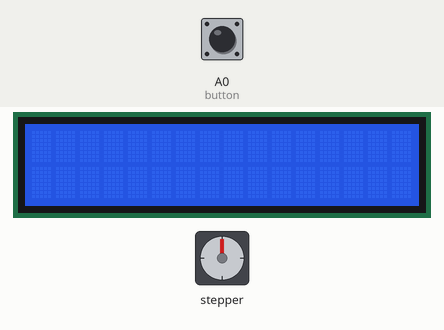
A sketch run on a simulated Arduino Uno, built with avr-gcc and run on an emulated ATmega328P. Parts: stepper motor, 16×2 character LCD. Wiring (inferred from the names in the program): stepper motor (2048 steps per turn assumed): coils pin 9, pin 10, pin 11, pin 12. The test bench sets the inputs (shaded band); at power-on: A0 (button) LOW.

Above: at 1.2 s.
1.3 s: A0 (button) pulled HIGH for 0.15 s
At 1.87 s:
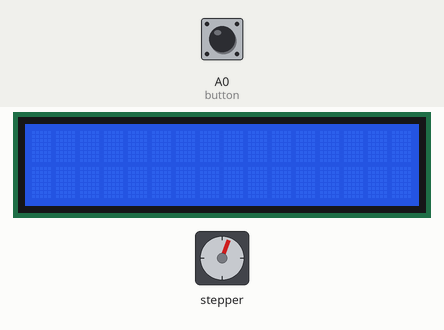
2.0 s: A0 (button) pulled HIGH for 1 s
7.5 s: A0 (button) pulsed HIGH 2 times (0.12 s each, 0.3 s apart)
At 9.9 s:
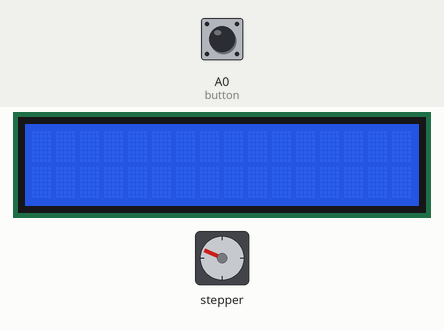
10.3 s: A0 (button) pulled HIGH for 0.15 s
At 10.85 s:
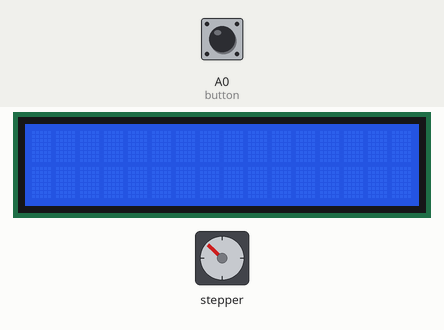
Timing chart, 0 to 12.0 s (numbered marks = the images above; inputs shaded):
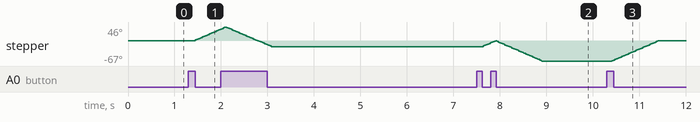

Measured:
- after the input at 1.3 s, stepper: turns 39° clockwise in 0.57 s, starting after 0.12 s
- after the input at 7.5 s, stepper: turns 20° clockwise in 0.30 s, then 67° counter-clockwise in 0.97 s
- after the input at 10.3 s, stepper: turns 67° clockwise in 0.99 s, starting after 0.11 s

The sketch:

Button_Screen_Motor.ino
```cpp
#include <LiquidCrystal.h>

const int rs = 2, en = 3, d4 = 4, d5 = 5, d6 = 6, d7 = 7;
LiquidCrystal lcd(rs, en, d4, d5, d6, d7);

String text;
String songString = "";
String artistString = "";

String song = "";
String artist = "";
String strArr[16];


//Motor Push Button Components Pin Declaration
const int m1 = 9, m2 = 10, m3 = 11, m4 = 12;
const int button = A0;
int step_number = 0;
int buttonState;
int lastPress = LOW;
int ledState = HIGH;
unsigned long lastDebounceTime = 0;
unsigned long debounceDelay = 100;
bool spinOfMotorDirection = false; //false for counter clockwise, true for clockwise
const int MotorSpinTime = 1000;
unsigned long previousMillis = 0;
unsigned long activeMotorTime = 0;
bool wasButtonPressed = false;

void setup() {
  // put your setup code here, to run once:
  Serial.begin(9600);
  //Serial.println("Serial Comms is ready to receive");
  //setting up screening and input output for the motors
  Serial.setTimeout(1);
  lcd.begin(16, 2);
  lcd.clear();

  pinMode(m1, OUTPUT);
  pinMode(m2, OUTPUT);
  pinMode(m3, OUTPUT);
  pinMode(m4, OUTPUT);
  pinMode(button, INPUT);
}

void loop() {
  //constantly updating display if it detects the lcd
  displayLCD();
  //checking for button press constantly
  bool wasPressed = listenForButton();
  //if button was pressed we rotoate our motors for a set abmount of time
  if (wasPressed) {
    if ((millis() - activeMotorTime) < MotorSpinTime) {
      actuateMotor(spinOfMotorDirection);
      delay(2);
    }
    //if the motor acttive threshold time is up, we stop rotating the motors
    if (millis() - activeMotorTime >= MotorSpinTime) {
      stopMotor();
    }
  }
}

//displayLcd function will read a serial input and update the display accordingly
void displayLCD() {
  String song = "";
  String artist = "";
  String strArr[16];
  String receivedCharToString = "";
  //received the input and storeed in a char that will later be converted to a string
  if (Serial.available()) {
    while (Serial.available()) {
      delay(2);
      char receivedChar = Serial.read();
      receivedCharToString += receivedChar;
    }
  }

  int stringStart = 0;
  int arrayIndex = 0;
  //Parsing the string by "," to seperate between song name and artist name
  //this method was derived from a online tutorial that is linked at the bottom
  for (int i = 0; i  < receivedCharToString.length(); i++) {
    if (receivedCharToString.charAt(i) == ',') {
      strArr[arrayIndex] = "";
      strArr[arrayIndex] = receivedCharToString.substring(stringStart, i);
      stringStart = (i + 1);
      arrayIndex++;
    }
    song = strArr[0];
    artist = strArr[1];
    //updating the string accordlingly to the display
    lcd.clear();
    lcd.setCursor(0, 0);
    lcd.print(song);
    lcd.setCursor(0, 1);
    lcd.print(artist);
    //Serial.print(receivedCharToString);


  }
  Serial.print(receivedCharToString);
  //Serial.println(song);
  //Serial.println(artist);
  //Serial.println("in display");
}

//listen for button press we use a debouncing that originated with one of the arduino example code
boolean listenForButton() {
  int listening = digitalRead(button);
  if (listening != lastPress) {
    lastDebounceTime = millis();
  }
  if ((millis() - lastDebounceTime) > debounceDelay) {
    if (listening != buttonState) {
      buttonState = listening;
      if (buttonState == HIGH) {
        spinOfMotorDirection = !spinOfMotorDirection;
        //we store the currentt time for the motor to know how long to spin for
        activeMotorTime = millis();
        wasButtonPressed = true;

      }
    }
  }
  //else{
  ///wasButtonPressed = false;
  //}
  lastPress = listening;
  //Serial.println(ledState);
  return (wasButtonPressed);
}

//stopMotor will stop the motor operations after it reachs the spin time threshold
void stopMotor() {
  digitalWrite(m1, LOW);
  digitalWrite(m2, LOW);
  digitalWrite(m3, LOW);
  digitalWrite(m4, LOW);
}

//actuate motor will spin the stepper motor and requires an input for the direction
// direction input is boolean and rotates clockwise for true and counterclockwise for false
//this method was derived from a youtube video that is linked at the bottom of the code
//the arduino stepper motor library is not compatible with the BYJ stepper motor
void actuateMotor(bool rotateDirection) {
  //Serial.println("moving motor");
  //clockwise roation
  if (rotateDirection) {
    switch (step_number) {
      case 0:
        digitalWrite(m1, HIGH);
        digitalWrite(m2, LOW);
        digitalWrite(m3, LOW);
        digitalWrite(m4, LOW);
        break;
      case 1:
        digitalWrite(m1, LOW);
        digitalWrite(m2, HIGH);
        digitalWrite(m3, LOW);
        digitalWrite(m4, LOW);
        break;
      case 2:
        digitalWrite(m1, LOW);
        digitalWrite(m2, LOW);
        digitalWrite(m3, HIGH);
        digitalWrite(m4, LOW);
        break;
      case 3:
        digitalWrite(m1, LOW);
        digitalWrite(m2, LOW);
        digitalWrite(m3, LOW);
        digitalWrite(m4, HIGH);
        break;
    }
  }
  //counterclockwise rotation
  else {
    switch (step_number) {
      case 0:
        digitalWrite(m1, LOW);
        digitalWrite(m2, LOW);
        digitalWrite(m3, LOW);
        digitalWrite(m4, HIGH);
        break;
      case 1:
        digitalWrite(m1, LOW);
        digitalWrite(m2, LOW);
        digitalWrite(m3, HIGH);
        digitalWrite(m4, LOW);
        break;
      case 2:
        digitalWrite(m1, LOW);
        digitalWrite(m2, HIGH);
        digitalWrite(m3, LOW);
        digitalWrite(m4, LOW);
        break;
      case 3:
        digitalWrite(m1, HIGH);
        digitalWrite(m2, LOW);
        digitalWrite(m3, LOW);
        digitalWrite(m4, LOW);
    }
  }
  //we have 4 poles for the stepper motor, so we use a step counter
  //once we reached step3 (4 total steps starts at step 0) we reset the step to 1
  step_number++;
  if (step_number > 3) {
    step_number = 0;
  }
}


//sources used in project
//debouncing with push button:
//https://www.arduino.cc/en/Tutorial/BuiltInExamples/Debounce
//serial communication
//https://eecs.blog/sending-multiple-values-over-serial-to-arduino/
//rgb lighting
//https://github.com/adafruit/Adafruit_NeoPixel
//microphone test
//https://learn.sparkfun.com/tutorials/sound-detector-hookup-guide/software-example
//stepper motor
//https://www.youtube.com/watch?v=avrdDZD7qEQ&t=190s
```
